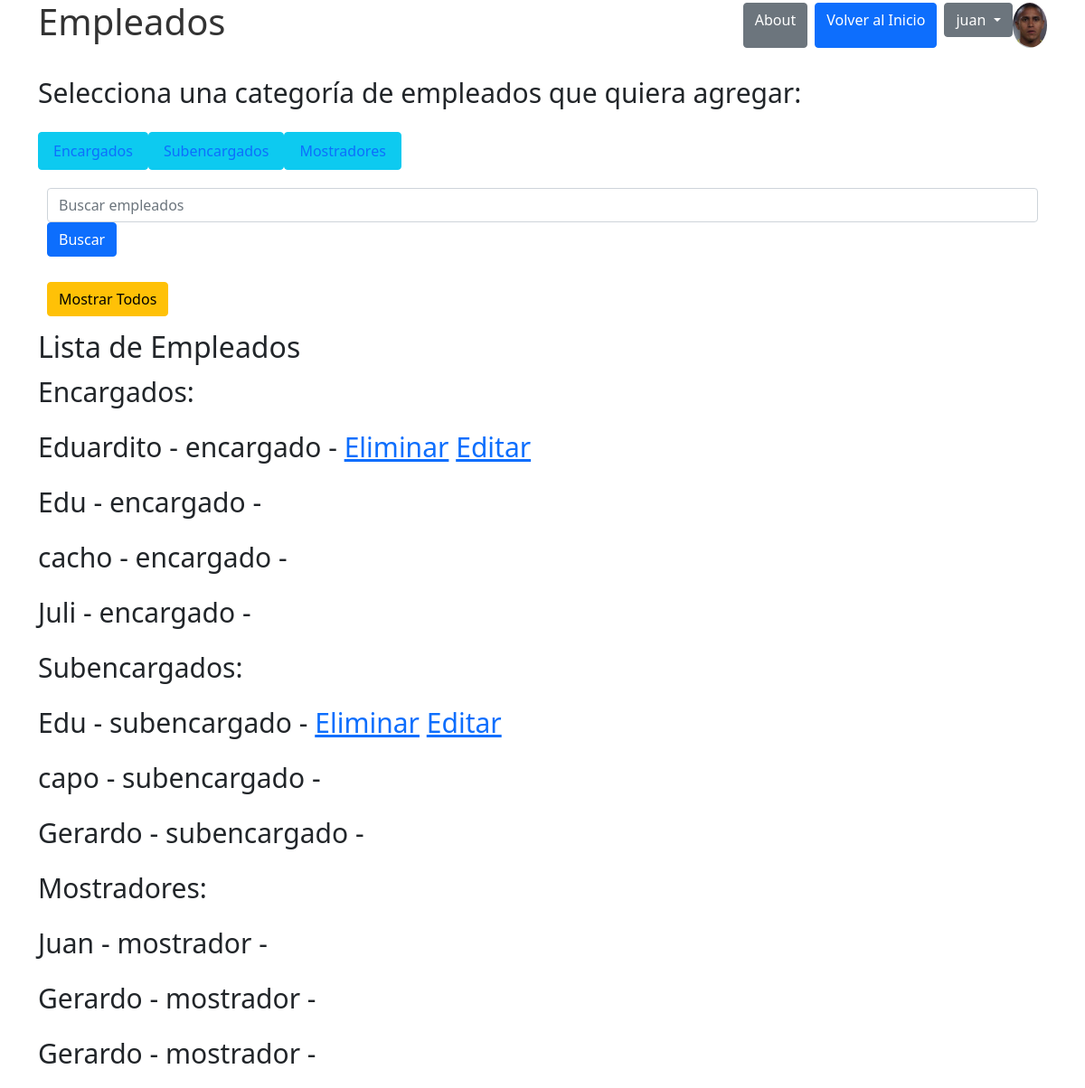
The app's page /empleados/mostrarempleados/ (signed in) with its own data.
### perfiles/models.py (models this page shows, shortened)
class Avatar(models.Model):
    user = models.OneToOneField(User, on_delete=models.CASCADE, null=True)
    imagen = models.ImageField(upload_to='avatares', null=True, blank=True)

### empleados/models.py (models this page shows)
class encargado(models.Model):
    Nombre = models.CharField(max_length=64)
    Apellido = models.CharField(max_length=64)
    telefono = models.CharField(max_length=20)
    edad = models.IntegerField()
    email = models.EmailField()
    descripcion = models.CharField(max_length=100)
    empleo = models.CharField(max_length=64, default='encargado')
    creador = models.ForeignKey(User, on_delete=models.SET_NULL, null=True)

class subencargado(models.Model):
    Nombre = models.CharField(max_length=64)
    Apellido = models.CharField(max_length=64)
    telefono = models.CharField(max_length=20)
    edad = models.IntegerField()
    email = models.EmailField()
    descripcion = models.CharField(max_length=100)
    empleo = models.CharField(max_length=64, default='subencargado')
    creador = models.ForeignKey(User, on_delete=models.SET_NULL, null=True)

class mostrador(models.Model):
    Nombre = models.CharField(max_length=64)
    Apellido = models.CharField(max_length=64)
    telefono = models.CharField(max_length=20)
    edad = models.IntegerField()
    email = models.EmailField()
    descripcion = models.CharField(max_length=100)
    empleo = models.CharField(max_length=64, default='mostrador')
    creador = models.ForeignKey(User, on_delete=models.SET_NULL, null=True)

### empleados/views.py (the view)
# urls.py: path('mostrarempleados/', views.mostrarempleados, name='mostrarempleados'),
def mostrarempleados(request):
    encargados = encargado.objects.all()
    subencargados = subencargado.objects.all()
    mostradores = mostrador.objects.all()
    context = {
        'encargados': encargados,
        'subencargados': subencargados,
        'mostradores': mostradores,
    }
    return render(request, 'mostrarempleados.html', context)

### empleados/templates de empleados/mostrarempleados.html (shortened to what this page needs)
{% extends 'base.html' %}
{% block content %}
  <h2>Lista de Empleados</h2>
  <p>Encargados:</p>
  {% for encargado in encargados %}
    <p>
      {{ encargado.Nombre }} - {{ encargado.empleo }} -
      {% if encargado.creador == user %}
        <a href="{% url 'eliminar_empleado' encargado.id %}">Eliminar</a>
        <a href="{% url 'editar_empleado' encargado.id %}">Editar</a>
      {% endif %}
    </p>
  {% endfor %}
  <p>Subencargados:</p>
  {% for subencargado in subencargados %}
    <p>
      {{ subencargado.Nombre }} - {{ subencargado.empleo }} -
      {% if subencargado.creador == user %}
        <a href="{% url 'eliminar_empleado' subencargado.id %}">Eliminar</a>
        <a href="{% url 'editar_empleado' subencargado.id %}">Editar</a>
      {% endif %}
    </p>
  {% endfor %}
  <p>Mostradores:</p>
  {% for mostrador in mostradores %}
    <p>
      {{ mostrador.Nombre }} - {{ mostrador.empleo }} -
    </p>
  {% endfor %}
{% endblock %}

### templates_base/base.html (shortened to what this page needs)
{% load static %}
<!DOCTYPE html>
<html lang="es">
<head>
  <link rel="stylesheet" type="text/css" href="{% static 'css/css.css' %}">
  <link rel="stylesheet" href="https://cdn.jsdelivr.net/npm/bootstrap@5.1.3/dist/css/bootstrap.min.css">
</head>
<body>
  <div class="container">
    <div class="d-flex justify-content-between align-items-center mb-4">
      <h1>{% block heading %}Empleados{% endblock %}</h1>
      <div class="d-flex">
        <a href="{% url 'about' %}" class="btn btn-secondary me-2">About</a>
        <a href="{% url 'base' %}" class="btn btn-primary me-2">Volver al Inicio</a>
        {% if user.is_authenticated %}
          <div class="dropdown">
            <button class="btn btn-secondary dropdown-toggle" type="button" data-bs-toggle="dropdown" aria-expanded="false">
              {{ user.username }}
            </button>
          </div>
          {% if user.avatar %}
            <img src="{{ user.avatar.imagen.url }}" alt="Avatar de {{ user.username }}" class="img-fluid rounded-circle" style="max-width: 50px; max-height: 50px;">
          {% endif %}
        {% endif %}
      </div>
    </div>
    <p>Selecciona una categoría de empleados que quiera agregar:</p>
    <ul class="nav">
      <li class="nav-item"><a href="{% url 'encargados' %}" class="btn btn-info nav-link">Encargados</a></li>
      <li class="nav-item"><a href="{% url 'subencargados' %}" class="btn btn-info nav-link">Subencargados</a></li>
      <li class="nav-item"><a href="{% url 'mostradores' %}" class="btn btn-info nav-link">Mostradores</a></li>
    </ul>
    <form method="get" action="{% url 'busqueda' %}" class="mb-2">
      <input type="text" name="q" placeholder="Buscar empleados" class="form-control me-2">
      <button type="submit" class="btn btn-primary">Buscar</button>
    </form>
    <form method="get" action="{% url 'mostrarempleados' %}">
      <button type="submit" class="btn btn-warning">Mostrar Todos</button>
    </form>
    {% block content %}{% endblock %}
  </div>
</body>
</html>

### static/css/css.css (style rules this page uses)
body { background-color: rgb(238, 244, 238); }
h1 { font-size: 60px; color: #333; text-align: center; }
ul { list-style-type: none; }
ul li a { text-decoration: none; display: block; padding: 10px; background-color: #0074b8; color: #fff; border-radius: 5px; margin: 5px 0; text-align: center; }
form { width: 100%; padding: 10px; margin: 5px 0; border: none; border-radius: 7px; box-sizing: border-box; font-size: 20px; }
p { font-size: 30px; }

### records on screen
encargado: Nombre "Eduardito", empleo "encargado", shows "Eliminar"
encargado: Nombre "Edu", empleo "encargado"
encargado: Nombre "cacho", empleo "encargado"
encargado: Nombre "Juli", empleo "encargado"
subencargado: Nombre "Edu", empleo "subencargado", shows "Eliminar"
subencargado: Nombre "capo", empleo "subencargado"
subencargado: Nombre "Gerardo", empleo "subencargado"
mostrador: Nombre "Juan", empleo "mostrador"
mostrador: Nombre "Gerardo", empleo "mostrador"
mostrador: Nombre "Gerardo", empleo "mostrador"

### other values on screen
{{ user.username }} "juan"
